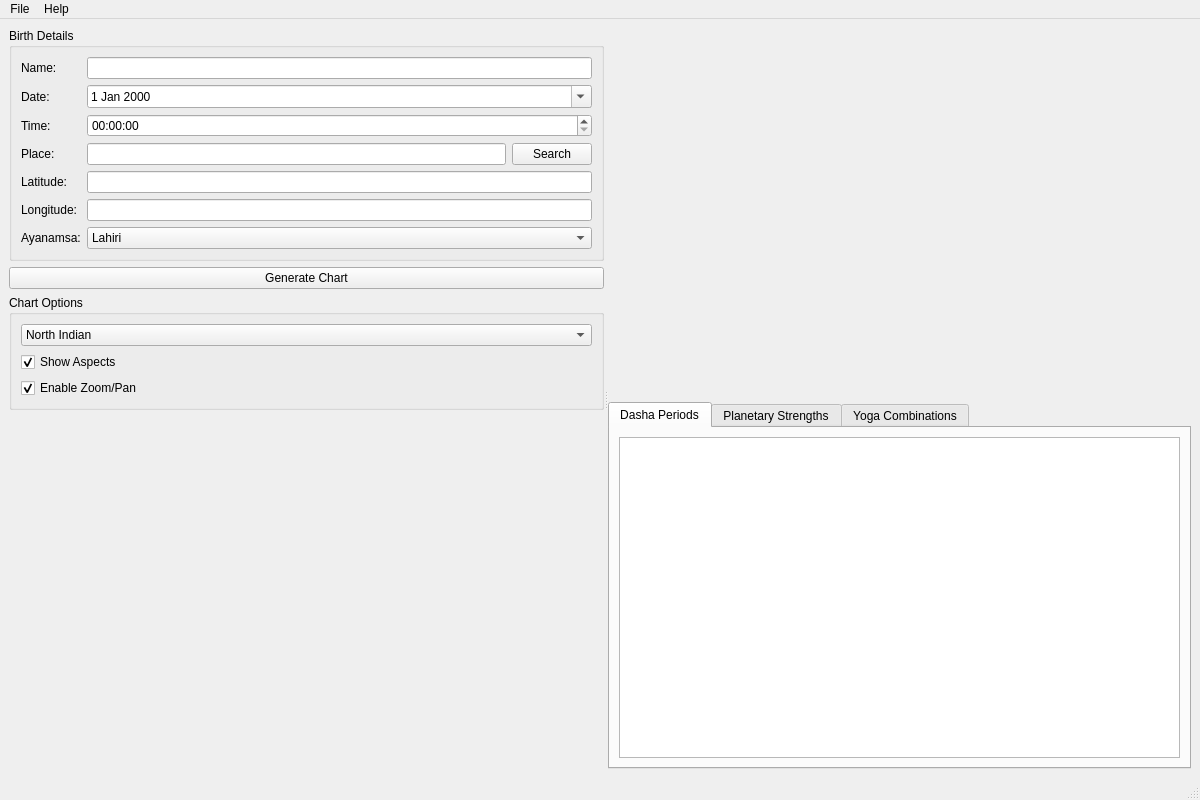
<?xml version="1.0" encoding="UTF-8"?>
<ui version="4.0">
 <class>MainWindow</class>
 <widget class="QMainWindow" name="MainWindow">
  <property name="geometry">
   <rect>
    <x>0</x>
    <y>0</y>
    <width>1200</width>
    <height>800</height>
   </rect>
  </property>
  <property name="windowTitle">
   <string>AstroProQt</string>
  </property>
  <widget class="QWidget" name="centralwidget">
   <layout class="QHBoxLayout" name="horizontalLayout">
    <item>
     <widget class="QSplitter" name="mainSplitter">
      <property name="orientation">
       <enum>Qt::Horizontal</enum>
      </property>
      <widget class="QWidget" name="leftPanel" native="true">
       <layout class="QVBoxLayout" name="verticalLayout">
        <item>
         <widget class="QGroupBox" name="birthDetailsGroup">
          <property name="title">
           <string>Birth Details</string>
          </property>
          <layout class="QFormLayout" name="formLayout">
           <item row="0" column="0">
            <widget class="QLabel" name="nameLabel">
             <property name="text">
              <string>Name:</string>
             </property>
            </widget>
           </item>
           <item row="0" column="1">
            <widget class="QLineEdit" name="nameInput"/>
           </item>
           <item row="1" column="0">
            <widget class="QLabel" name="dateLabel">
             <property name="text">
              <string>Date:</string>
             </property>
            </widget>
           </item>
           <item row="1" column="1">
            <widget class="QDateEdit" name="dateInput">
             <property name="calendarPopup">
              <bool>true</bool>
             </property>
            </widget>
           </item>
           <item row="2" column="0">
            <widget class="QLabel" name="timeLabel">
             <property name="text">
              <string>Time:</string>
             </property>
            </widget>
           </item>
           <item row="2" column="1">
            <widget class="QTimeEdit" name="timeInput"/>
           </item>
           <item row="3" column="0">
            <widget class="QLabel" name="placeLabel">
             <property name="text">
              <string>Place:</string>
             </property>
            </widget>
           </item>
           <item row="3" column="1">
            <layout class="QHBoxLayout" name="placeLayout">
             <item>
              <widget class="QLineEdit" name="placeInput"/>
             </item>
             <item>
              <widget class="QPushButton" name="searchButton">
               <property name="text">
                <string>Search</string>
               </property>
              </widget>
             </item>
            </layout>
           </item>
           <item row="4" column="0">
            <widget class="QLabel" name="latLabel">
             <property name="text">
              <string>Latitude:</string>
             </property>
            </widget>
           </item>
           <item row="4" column="1">
            <widget class="QLineEdit" name="latInput" readonly="true"/>
           </item>
           <item row="5" column="0">
            <widget class="QLabel" name="lonLabel">
             <property name="text">
              <string>Longitude:</string>
             </property>
            </widget>
           </item>
           <item row="5" column="1">
            <widget class="QLineEdit" name="lonInput" readonly="true"/>
           </item>
           <item row="6" column="0">
            <widget class="QLabel" name="ayanamsaLabel">
             <property name="text">
              <string>Ayanamsa:</string>
             </property>
            </widget>
           </item>
           <item row="6" column="1">
            <widget class="QComboBox" name="ayanamsaCombo">
             <item>
              <property name="text">
               <string>Lahiri</string>
              </property>
             </item>
             <item>
              <property name="text">
               <string>Raman</string>
              </property>
             </item>
             <item>
              <property name="text">
               <string>KP</string>
              </property>
             </item>
             <item>
              <property name="text">
               <string>None</string>
              </property>
             </item>
            </widget>
           </item>
          </layout>
         </widget>
        </item>
        <item>
         <widget class="QPushButton" name="generateButton">
          <property name="text">
           <string>Generate Chart</string>
          </property>
         </widget>
        </item>
        <item>
         <widget class="QGroupBox" name="chartOptionsGroup">
          <property name="title">
           <string>Chart Options</string>
          </property>
          <layout class="QVBoxLayout" name="verticalLayout_2">
           <item>
            <widget class="QComboBox" name="chartStyleCombo">
             <item>
              <property name="text">
               <string>North Indian</string>
              </property>
             </item>
             <item>
              <property name="text">
               <string>South Indian</string>
              </property>
             </item>
            </widget>
           </item>
           <item>
            <widget class="QCheckBox" name="showAspectsCheck">
             <property name="text">
              <string>Show Aspects</string>
             </property>
             <property name="checked">
              <bool>true</bool>
             </property>
            </widget>
           </item>
           <item>
            <widget class="QCheckBox" name="enableZoomCheck">
             <property name="text">
              <string>Enable Zoom/Pan</string>
             </property>
             <property name="checked">
              <bool>true</bool>
             </property>
            </widget>
           </item>
          </layout>
         </widget>
        </item>
        <item>
         <spacer name="verticalSpacer">
          <property name="orientation">
           <enum>Qt::Vertical</enum>
          </property>
          <property name="sizeHint" stdset="0">
           <size>
            <width>20</width>
            <height>40</height>
           </size>
          </property>
         </spacer>
        </item>
       </layout>
      </widget>
      <widget class="QWidget" name="rightPanel" native="true">
       <layout class="QVBoxLayout" name="verticalLayout_3">
        <item>
         <widget class="ChartWidget" name="chartWidget" native="true">
          <property name="sizePolicy">
           <sizepolicy hsizetype="Expanding" vsizetype="Expanding">
            <horstretch>0</horstretch>
            <verstretch>0</verstretch>
           </sizepolicy>
          </property>
         </widget>
        </item>
        <item>
         <widget class="QTabWidget" name="analysisTab">
          <property name="currentIndex">
           <number>0</number>
          </property>
          <widget class="QWidget" name="dashaTab">
           <attribute name="title">
            <string>Dasha Periods</string>
           </attribute>
           <layout class="QVBoxLayout" name="verticalLayout_4">
            <item>
             <widget class="QTableWidget" name="dashaTable"/>
            </item>
           </layout>
          </widget>
          <widget class="QWidget" name="strengthTab">
           <attribute name="title">
            <string>Planetary Strengths</string>
           </attribute>
           <layout class="QVBoxLayout" name="verticalLayout_5">
            <item>
             <widget class="QTableWidget" name="strengthTable"/>
            </item>
           </layout>
          </widget>
          <widget class="QWidget" name="yogaTab">
           <attribute name="title">
            <string>Yoga Combinations</string>
           </attribute>
           <layout class="QVBoxLayout" name="verticalLayout_6">
            <item>
             <widget class="QTableWidget" name="yogaTable"/>
            </item>
           </layout>
          </widget>
         </widget>
        </item>
       </layout>
      </widget>
     </widget>
    </item>
   </layout>
  </widget>
  <widget class="QMenuBar" name="menubar">
   <property name="geometry">
    <rect>
     <x>0</x>
     <y>0</y>
     <width>1200</width>
     <height>22</height>
    </rect>
   </property>
   <widget class="QMenu" name="menuFile">
    <property name="title">
     <string>File</string>
    </property>
    <addaction name="actionExport"/>
    <addaction name="actionExit"/>
   </widget>
   <widget class="QMenu" name="menuHelp">
    <property name="title">
     <string>Help</string>
    </property>
    <addaction name="actionAbout"/>
   </widget>
   <addaction name="menuFile"/>
   <addaction name="menuHelp"/>
  </widget>
  <widget class="QStatusBar" name="statusbar"/>
  <action name="actionExport">
   <property name="text">
    <string>Export Chart...</string>
   </property>
  </action>
  <action name="actionExit">
   <property name="text">
    <string>Exit</string>
   </property>
  </action>
  <action name="actionAbout">
   <property name="text">
    <string>About</string>
   </property>
  </action>
 </widget>
 <customwidgets>
  <customwidget>
   <class>ChartWidget</class>
   <extends>QWidget</extends>
   <header>chartwidget.h</header>
   <container>1</container>
  </customwidget>
 </customwidgets>
 <resources/>
 <connections/>
</ui>
